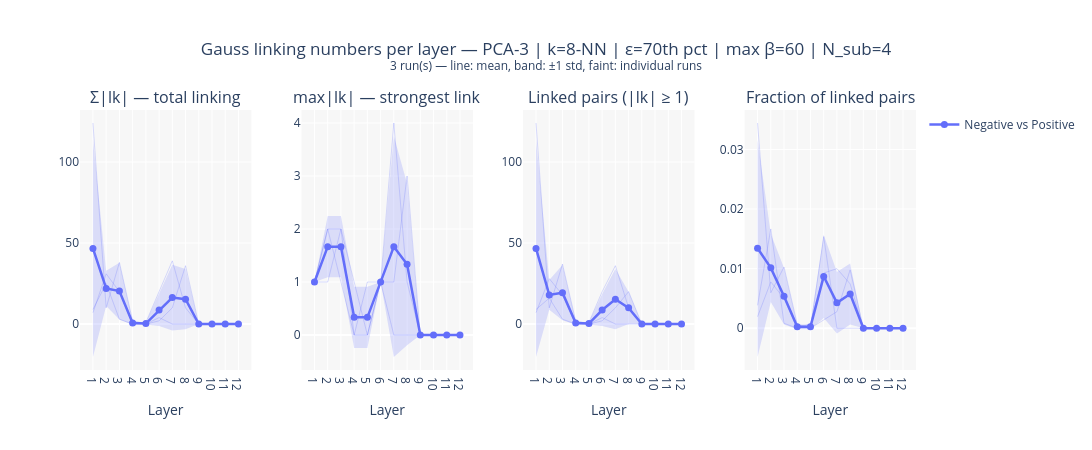
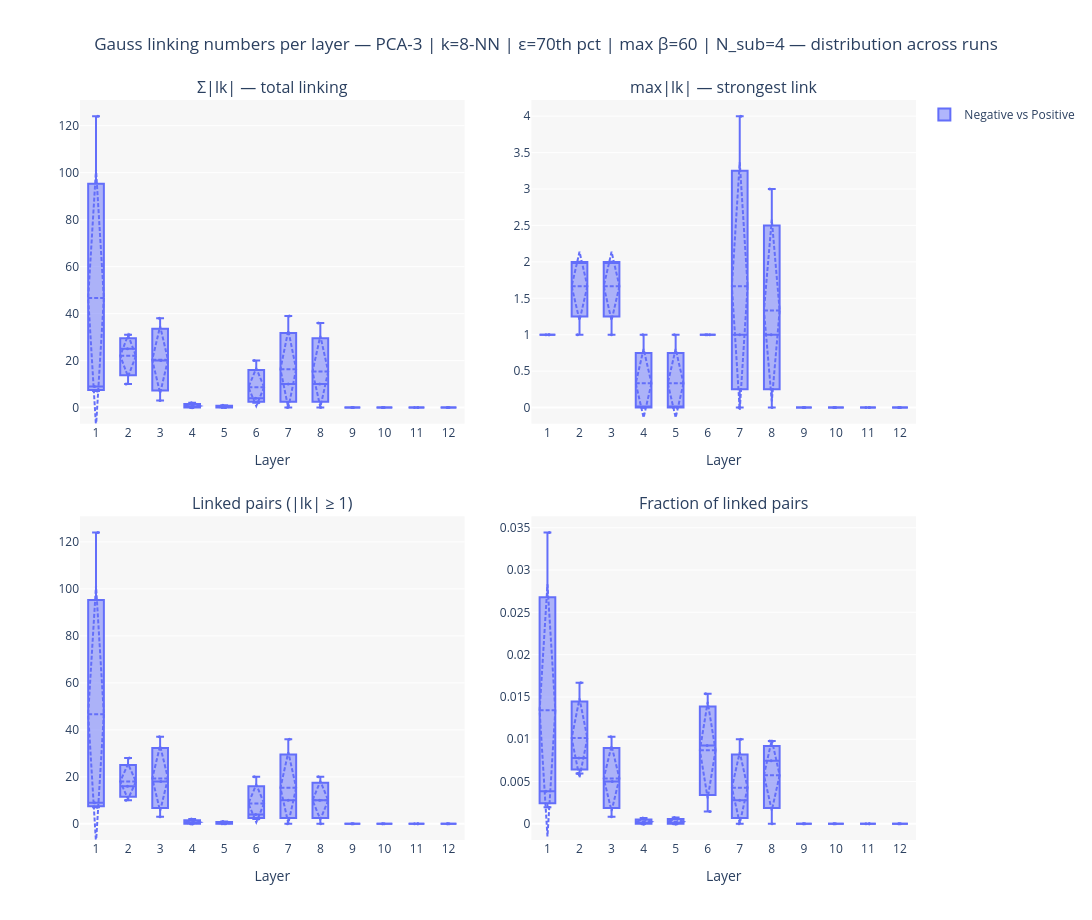

Notebook code cell kept with these figures, in order:
### Markdown cell above
### D.1 Linking numbers across runs

### Code cell
n_runs = len(runs)
pair_names = {p: f'{CLASS_NAMES[p[0]]} vs {CLASS_NAMES[p[1]]}' for p in CLASS_PAIRS}
link_data  = {pair_names[p]: {title: np.zeros((n_runs, len(ANALYSIS_LAYERS))) for title in LINK_METRICS.values()}
              for p in CLASS_PAIRS}
link_log   = []                                             # every individual result, for inspection

for r in range(n_runs):
    t0 = time.time()
    for j, l in enumerate(ANALYSIS_LAYERS):
        for pair, res in linking_for_run(r, l).items():
            for key, title in LINK_METRICS.items():
                link_data[pair_names[pair]][title][r, j] = res[key]
            link_log.append({'run': r, 'layer': l, 'pair': pair_names[pair], **res})
    print(f"Run {r + 1}/{n_runs} (seed {runs[r]['seed']}) done in {time.time() - t0:.1f}s")

link_log = pd.DataFrame(link_log)
print("Cycles found per class (β), mean over runs:")
display(link_log.groupby(['pair', 'layer'])[['beta_a', 'beta_b']].mean().unstack('pair').round(1))

link_summary = report_multirun(
    link_data, ANALYSIS_LAYERS,
    f'Gauss linking numbers per layer — {PROJECTION_METHOD.upper()}-3 | k={K_LINK}-NN | '
    f'ε={EPS_PCT}th pct | max β={MAX_CYCLES} | N_sub={N_SUB}')
# link_summary holds all statistics; link_log every individual (run, layer, pair) result.

### Figure 1 — Plotly figure (JSON) as saved in the notebook; plotly's stock layout.template omitted (floating-point values rounded to 4 significant figures)
{"data": [{"hoverinfo": "skip", "legendgroup": "Negative vs Positive", "line": {"color": "#636EFA", "width": 0.8}, "mode": "lines", "opacity": 0.3, "showlegend": false, "type": "scatter", "x": [1, 2, 3, 4, 5, 6, 7, 8, 9, 10, 11, 12], "xaxis": "x", "y": [7.0, 31.0, 20.0, 0.0, 1.0, 20.0, 39.0, 10.0, 0.0, 0.0, 0.0, 0.0], "yaxis": "y"}, {"hoverinfo": "skip", "legendgroup": "Negative vs Positive", "line": {"color": "#636EFA", "width": 0.8}, "mode": "lines", "opacity": 0.3, "showlegend": false, "type": "scatter", "x": [1, 2, 3, 4, 5, 6, 7, 8, 9, 10, 11, 12], "xaxis": "x", "y": [9.0, 25.0, 3.0, 0.0, 0.0, 4.0, 0.0, 0.0, 0.0, 0.0, 0.0, 0.0], "yaxis": "y"}, {"hoverinfo": "skip", "legendgroup": "Negative vs Positive", "line": {"color": "#636EFA", "width": 0.8}, "mode": "lines", "opacity": 0.3, "showlegend": false, "type": "scatter", "x": [1, 2, 3, 4, 5, 6, 7, 8, 9, 10, 11, 12], "xaxis": "x", "y": [124.0, 10.0, 38.0, 2.0, 0.0, 2.0, 10.0, 36.0, 0.0, 0.0, 0.0, 0.0], "yaxis": "y"}, {"fill": "toself", "fillcolor": "rgba(99,110,250,0.2)", "hoverinfo": "skip", "legendgroup": "Negative vs Positive", "line": {"width": 0}, "mode": "lines", "showlegend": false, "type": "scatter", "x": [1, 2, 3, 4, 5, 6, 7, 8, 9, 10, 11, 12, 12, 11, 10, 9, 8, 7, 6, 5, 4, 3, 2, 1], "xaxis": "x", "y": [113.6, 32.82, 37.84, 1.821, 0.9107, 18.53, 36.59, 33.92, 0.0, 0.0, 0.0, 0.0, 0.0, 0.0, 0.0, 0.0, -3.25, -3.923, -1.199, -0.244, -0.488, 2.831, 11.18, -20.31], "yaxis": "y"}, {"customdata": [[66.98, 7.0, 124.0], [10.82, 10.0, 31.0], [17.5, 3.0, 38.0], [1.155, 0.0, 2.0], [0.5774, 0.0, 1.0], [9.866, 2.0, 20.0], [20.26, 0.0, 39.0], [18.58, 0.0, 36.0], [0.0, 0.0, 0.0], [0.0, 0.0, 0.0], [0.0, 0.0, 0.0], [0.0, 0.0, 0.0]], "hovertemplate": "Layer %{x}<br>mean %{y:.4g} ± %{customdata[0]:.3g}<br>min %{customdata[1]:.4g} · max %{customdata[2]:.4g}<extra>Negative vs Positive</extra>", "legendgroup": "Negative vs Positive", "line": {"color": "#636EFA", "width": 2.5}, "marker": {"size": 7}, "mode": "lines+markers", "name": "Negative vs Positive", "showlegend": true, "type": "scatter", "x": [1, 2, 3, 4, 5, 6, 7, 8, 9, 10, 11, 12], "xaxis": "x", "y": [46.67, 22.0, 20.33, 0.6667, 0.3333, 8.667, 16.33, 15.33, 0.0, 0.0, 0.0, 0.0], "yaxis": "y"}, {"hoverinfo": "skip", "legendgroup": "Negative vs Positive", "line": {"color": "#636EFA", "width": 0.8}, "mode": "lines", "opacity": 0.3, "showlegend": false, "type": "scatter", "x": [1, 2, 3, 4, 5, 6, 7, 8, 9, 10, 11, 12], "xaxis": "x2", "y": [1.0, 2.0, 2.0, 0.0, 1.0, 1.0, 4.0, 1.0, 0.0, 0.0, 0.0, 0.0], "yaxis": "y2"}, {"hoverinfo": "skip", "legendgroup": "Negative vs Positive", "line": {"color": "#636EFA", "width": 0.8}, "mode": "lines", "opacity": 0.3, "showlegend": false, "type": "scatter", "x": [1, 2, 3, 4, 5, 6, 7, 8, 9, 10, 11, 12], "xaxis": "x2", "y": [1.0, 2.0, 1.0, 0.0, 0.0, 1.0, 0.0, 0.0, 0.0, 0.0, 0.0, 0.0], "yaxis": "y2"}, {"hoverinfo": "skip", "legendgroup": "Negative vs Positive", "line": {"color": "#636EFA", "width": 0.8}, "mode": "lines", "opacity": 0.3, "showlegend": false, "type": "scatter", "x": [1, 2, 3, 4, 5, 6, 7, 8, 9, 10, 11, 12], "xaxis": "x2", "y": [1.0, 1.0, 2.0, 1.0, 0.0, 1.0, 1.0, 3.0, 0.0, 0.0, 0.0, 0.0], "yaxis": "y2"}, {"fill": "toself", "fillcolor": "rgba(99,110,250,0.2)", "hoverinfo": "skip", "legendgroup": "Negative vs Positive", "line": {"width": 0}, "mode": "lines", "showlegend": false, "type": "scatter", "x": [1, 2, 3, 4, 5, 6, 7, 8, 9, 10, 11, 12, 12, 11, 10, 9, 8, 7, 6, 5, 4, 3, 2, 1], "xaxis": "x2", "y": [1.0, 2.244, 2.244, 0.9107, 0.9107, 1.0, 3.748, 2.861, 0.0, 0.0, 0.0, 0.0, 0.0, 0.0, 0.0, 0.0, -0.1942, -0.415, 1.0, -0.244, -0.244, 1.089, 1.089, 1.0], "yaxis": "y2"}, {"customdata": [[0.0, 1.0, 1.0], [0.5774, 1.0, 2.0], [0.5774, 1.0, 2.0], [0.5774, 0.0, 1.0], [0.5774, 0.0, 1.0], [0.0, 1.0, 1.0], [2.082, 0.0, 4.0], [1.528, 0.0, 3.0], [0.0, 0.0, 0.0], [0.0, 0.0, 0.0], [0.0, 0.0, 0.0], [0.0, 0.0, 0.0]], "hovertemplate": "Layer %{x}<br>mean %{y:.4g} ± %{customdata[0]:.3g}<br>min %{customdata[1]:.4g} · max %{customdata[2]:.4g}<extra>Negative vs Positive</extra>", "legendgroup": "Negative vs Positive", "line": {"color": "#636EFA", "width": 2.5}, "marker": {"size": 7}, "mode": "lines+markers", "name": "Negative vs Positive", "showlegend": false, "type": "scatter", "x": [1, 2, 3, 4, 5, 6, 7, 8, 9, 10, 11, 12], "xaxis": "x2", "y": [1.0, 1.667, 1.667, 0.3333, 0.3333, 1.0, 1.667, 1.333, 0.0, 0.0, 0.0, 0.0], "yaxis": "y2"}, {"hoverinfo": "skip", "legendgroup": "Negative vs Positive", "line": {"color": "#636EFA", "width": 0.8}, "mode": "lines", "opacity": 0.3, "showlegend": false, "type": "scatter", "x": [1, 2, 3, 4, 5, 6, 7, 8, 9, 10, 11, 12], "xaxis": "x3", "y": [7.0, 28.0, 18.0, 0.0, 1.0, 20.0, 36.0, 10.0, 0.0, 0.0, 0.0, 0.0], "yaxis": "y3"}, {"hoverinfo": "skip", "legendgroup": "Negative vs Positive", "line": {"color": "#636EFA", "width": 0.8}, "mode": "lines", "opacity": 0.3, "showlegend": false, "type": "scatter", "x": [1, 2, 3, 4, 5, 6, 7, 8, 9, 10, 11, 12], "xaxis": "x3", "y": [9.0, 16.0, 3.0, 0.0, 0.0, 4.0, 0.0, 0.0, 0.0, 0.0, 0.0, 0.0], "yaxis": "y3"}, {"hoverinfo": "skip", "legendgroup": "Negative vs Positive", "line": {"color": "#636EFA", "width": 0.8}, "mode": "lines", "opacity": 0.3, "showlegend": false, "type": "scatter", "x": [1, 2, 3, 4, 5, 6, 7, 8, 9, 10, 11, 12], "xaxis": "x3", "y": [124.0, 10.0, 37.0, 2.0, 0.0, 2.0, 10.0, 20.0, 0.0, 0.0, 0.0, 0.0], "yaxis": "y3"}, {"fill": "toself", "fillcolor": "rgba(99,110,250,0.2)", "hoverinfo": "skip", "legendgroup": "Negative vs Positive", "line": {"width": 0}, "mode": "lines", "showlegend": false, "type": "scatter", "x": [1, 2, 3, 4, 5, 6, 7, 8, 9, 10, 11, 12, 12, 11, 10, 9, 8, 7, 6, 5, 4, 3, 2, 1], "xaxis": "x3", "y": [113.6, 27.17, 36.37, 1.821, 0.9107, 18.53, 33.92, 20.0, 0.0, 0.0, 0.0, 0.0, 0.0, 0.0, 0.0, 0.0, 0.0, -3.25, -1.199, -0.244, -0.488, 2.294, 8.835, -20.31], "yaxis": "y3"}, {"customdata": [[66.98, 7.0, 124.0], [9.165, 10.0, 28.0], [17.04, 3.0, 37.0], [1.155, 0.0, 2.0], [0.5774, 0.0, 1.0], [9.866, 2.0, 20.0], [18.58, 0.0, 36.0], [10.0, 0.0, 20.0], [0.0, 0.0, 0.0], [0.0, 0.0, 0.0], [0.0, 0.0, 0.0], [0.0, 0.0, 0.0]], "hovertemplate": "Layer %{x}<br>mean %{y:.4g} ± %{customdata[0]:.3g}<br>min %{customdata[1]:.4g} · max %{customdata[2]:.4g}<extra>Negative vs Positive</extra>", "legendgroup": "Negative vs Positive", "line": {"color": "#636EFA", "width": 2.5}, "marker": {"size": 7}, "mode": "lines+markers", "name": "Negative vs Positive", "showlegend": false, "type": "scatter", "x": [1, 2, 3, 4, 5, 6, 7, 8, 9, 10, 11, 12], "xaxis": "x3", "y": [46.67, 18.0, 19.33, 0.6667, 0.3333, 8.667, 15.33, 10.0, 0.0, 0.0, 0.0, 0.0], "yaxis": "y3"}, {"hoverinfo": "skip", "legendgroup": "Negative vs Positive", "line": {"color": "#636EFA", "width": 0.8}, "mode": "lines", "opacity": 0.3, "showlegend": false, "type": "scatter", "x": [1, 2, 3, 4, 5, 6, 7, 8, 9, 10, 11, 12], "xaxis": "x4", "y": [0.001944, 0.007778, 0.005, 0.0, 0.0007496, 0.009259, 0.01, 0.00744, 0.0, 0.0, 0.0, 0.0], "yaxis": "y4"}, {"hoverinfo": "skip", "legendgroup": "Negative vs Positive", "line": {"color": "#636EFA", "width": 0.8}, "mode": "lines", "opacity": 0.3, "showlegend": false, "type": "scatter", "x": [1, 2, 3, 4, 5, 6, 7, 8, 9, 10, 11, 12], "xaxis": "x4", "y": [0.003846, 0.01667, 0.0008333, 0.0, 0.0, 0.01538, 0.0, 0.0, 0.0, 0.0, 0.0, 0.0], "yaxis": "y4"}, {"hoverinfo": "skip", "legendgroup": "Negative vs Positive", "line": {"color": "#636EFA", "width": 0.8}, "mode": "lines", "opacity": 0.3, "showlegend": false, "type": "scatter", "x": [1, 2, 3, 4, 5, 6, 7, 8, 9, 10, 11, 12], "xaxis": "x4", "y": [0.03444, 0.005952, 0.01028, 0.0006944, 0.0, 0.001462, 0.002778, 0.009804, 0.0, 0.0, 0.0, 0.0], "yaxis": "y4"}, {"fill": "toself", "fillcolor": "rgba(99,110,250,0.2)", "hoverinfo": "skip", "legendgroup": "Negative vs Positive", "line": {"width": 0}, "mode": "lines", "showlegend": false, "type": "scatter", "x": [1, 2, 3, 4, 5, 6, 7, 8, 9, 10, 11, 12, 12, 11, 10, 9, 8, 7, 6, 5, 4, 3, 2, 1], "xaxis": "x4", "y": [0.03165, 0.01586, 0.0101, 0.0006324, 0.0006827, 0.01568, 0.009421, 0.01086, 0.0, 0.0, 0.0, 0.0, 0.0, 0.0, 0.0, 0.0, 0.0006318, -0.0009027, 0.001724, -0.0001829, -0.0001695, 0.0006373, 0.0044, -0.004828], "yaxis": "y4"}, {"customdata": [[0.01824, 0.001944, 0.03444], [0.005732, 0.005952, 0.01667], [0.004733, 0.0008333, 0.01028], [0.0004009, 0.0, 0.0006944], [0.0004328, 0.0, 0.0007496], [0.006978, 0.001462, 0.01538], [0.005162, 0.0, 0.01], [0.005116, 0.0, 0.009804], [0.0, 0.0, 0.0], [0.0, 0.0, 0.0], [0.0, 0.0, 0.0], [0.0, 0.0, 0.0]], "hovertemplate": "Layer %{x}<br>mean %{y:.4g} ± %{customdata[0]:.3g}<br>min %{customdata[1]:.4g} · max %{customdata[2]:.4g}<extra>Negative vs Positive</extra>", "legendgroup": "Negative vs Positive", "line": {"color": "#636EFA", "width": 2.5}, "marker": {"size": 7}, "mode": "lines+markers", "name": "Negative vs Positive", "showlegend": false, "type": "scatter", "x": [1, 2, 3, 4, 5, 6, 7, 8, 9, 10, 11, 12], "xaxis": "x4", "y": [0.01341, 0.01013, 0.00537, 0.0002315, 0.0002499, 0.008702, 0.004259, 0.005748, 0.0, 0.0, 0.0, 0.0], "yaxis": "y4"}], "layout": {"annotations": [{"font": {"size": 16}, "showarrow": false, "text": "Σ|lk| — total linking", "x": 0.1025, "xanchor": "center", "xref": "paper", "y": 1, "yanchor": "bottom", "yref": "paper"}, {"font": {"size": 16}, "showarrow": false, "text": "max|lk| — strongest link", "x": 0.3675, "xanchor": "center", "xref": "paper", "y": 1, "yanchor": "bottom", "yref": "paper"}, {"font": {"size": 16}, "showarrow": false, "text": "Linked pairs (|lk| ≥ 1)", "x": 0.6325, "xanchor": "center", "xref": "paper", "y": 1, "yanchor": "bottom", "yref": "paper"}, {"font": {"size": 16}, "showarrow": false, "text": "Fraction of linked pairs", "x": 0.8975, "xanchor": "center", "xref": "paper", "y": 1, "yanchor": "bottom", "yref": "paper"}], "height": 450, "legend": {"x": 1.01, "xanchor": "left", "y": 1}, "margin": {"t": 110}, "plot_bgcolor": "#f7f7f7", "title": {"text": "Gauss linking numbers per layer — PCA-3 | k=8-NN | ε=70th pct | max β=60 | N_sub=4<br><sup>3 run(s) — line: mean, band: ±1 std, faint: individual runs</sup>", "x": 0.5, "xanchor": "center"}, "width": 1520, "xaxis": {"anchor": "y", "domain": [0, 0.205], "tickmode": "array", "tickvals": [1, 2, 3, 4, 5, 6, 7, 8, 9, 10, 11, 12], "title": {"text": "Layer"}}, "xaxis2": {"anchor": "y2", "domain": [0.265, 0.47], "tickmode": "array", "tickvals": [1, 2, 3, 4, 5, 6, 7, 8, 9, 10, 11, 12], "title": {"text": "Layer"}}, "xaxis3": {"anchor": "y3", "domain": [0.53, 0.735], "tickmode": "array", "tickvals": [1, 2, 3, 4, 5, 6, 7, 8, 9, 10, 11, 12], "title": {"text": "Layer"}}, "xaxis4": {"anchor": "y4", "domain": [0.795, 1], "tickmode": "array", "tickvals": [1, 2, 3, 4, 5, 6, 7, 8, 9, 10, 11, 12], "title": {"text": "Layer"}}, "yaxis": {"anchor": "x", "domain": [0, 1]}, "yaxis2": {"anchor": "x2", "domain": [0, 1]}, "yaxis3": {"anchor": "x3", "domain": [0, 1]}, "yaxis4": {"anchor": "x4", "domain": [0, 1]}}}

### Figure 2 — Plotly figure (JSON) as saved in the notebook; plotly's stock layout.template omitted (floating-point values rounded to 4 significant figures)
{"data": [{"boxmean": "sd", "boxpoints": "all", "jitter": 0.3, "legendgroup": "Negative vs Positive", "marker": {"color": "#636EFA", "size": 3}, "name": "Negative vs Positive", "offsetgroup": "Negative vs Positive", "pointpos": 0, "showlegend": true, "type": "box", "x": [1, 2, 3, 4, 5, 6, 7, 8, 9, 10, 11, 12, 1, 2, 3, 4, 5, 6, 7, 8, 9, 10, 11, 12, 1, 2, 3, 4, 5, 6, 7, 8, 9, 10, 11, 12], "xaxis": "x", "y": [7.0, 31.0, 20.0, 0.0, 1.0, 20.0, 39.0, 10.0, 0.0, 0.0, 0.0, 0.0, 9.0, 25.0, 3.0, 0.0, 0.0, 4.0, 0.0, 0.0, 0.0, 0.0, 0.0, 0.0, 124.0, 10.0, 38.0, 2.0, 0.0, 2.0, 10.0, 36.0, 0.0, 0.0, 0.0, 0.0], "yaxis": "y"}, {"boxmean": "sd", "boxpoints": "all", "jitter": 0.3, "legendgroup": "Negative vs Positive", "marker": {"color": "#636EFA", "size": 3}, "name": "Negative vs Positive", "offsetgroup": "Negative vs Positive", "pointpos": 0, "showlegend": false, "type": "box", "x": [1, 2, 3, 4, 5, 6, 7, 8, 9, 10, 11, 12, 1, 2, 3, 4, 5, 6, 7, 8, 9, 10, 11, 12, 1, 2, 3, 4, 5, 6, 7, 8, 9, 10, 11, 12], "xaxis": "x2", "y": [1.0, 2.0, 2.0, 0.0, 1.0, 1.0, 4.0, 1.0, 0.0, 0.0, 0.0, 0.0, 1.0, 2.0, 1.0, 0.0, 0.0, 1.0, 0.0, 0.0, 0.0, 0.0, 0.0, 0.0, 1.0, 1.0, 2.0, 1.0, 0.0, 1.0, 1.0, 3.0, 0.0, 0.0, 0.0, 0.0], "yaxis": "y2"}, {"boxmean": "sd", "boxpoints": "all", "jitter": 0.3, "legendgroup": "Negative vs Positive", "marker": {"color": "#636EFA", "size": 3}, "name": "Negative vs Positive", "offsetgroup": "Negative vs Positive", "pointpos": 0, "showlegend": false, "type": "box", "x": [1, 2, 3, 4, 5, 6, 7, 8, 9, 10, 11, 12, 1, 2, 3, 4, 5, 6, 7, 8, 9, 10, 11, 12, 1, 2, 3, 4, 5, 6, 7, 8, 9, 10, 11, 12], "xaxis": "x3", "y": [7.0, 28.0, 18.0, 0.0, 1.0, 20.0, 36.0, 10.0, 0.0, 0.0, 0.0, 0.0, 9.0, 16.0, 3.0, 0.0, 0.0, 4.0, 0.0, 0.0, 0.0, 0.0, 0.0, 0.0, 124.0, 10.0, 37.0, 2.0, 0.0, 2.0, 10.0, 20.0, 0.0, 0.0, 0.0, 0.0], "yaxis": "y3"}, {"boxmean": "sd", "boxpoints": "all", "jitter": 0.3, "legendgroup": "Negative vs Positive", "marker": {"color": "#636EFA", "size": 3}, "name": "Negative vs Positive", "offsetgroup": "Negative vs Positive", "pointpos": 0, "showlegend": false, "type": "box", "x": [1, 2, 3, 4, 5, 6, 7, 8, 9, 10, 11, 12, 1, 2, 3, 4, 5, 6, 7, 8, 9, 10, 11, 12, 1, 2, 3, 4, 5, 6, 7, 8, 9, 10, 11, 12], "xaxis": "x4", "y": [0.001944, 0.007778, 0.005, 0.0, 0.0007496, 0.009259, 0.01, 0.00744, 0.0, 0.0, 0.0, 0.0, 0.003846, 0.01667, 0.0008333, 0.0, 0.0, 0.01538, 0.0, 0.0, 0.0, 0.0, 0.0, 0.0, 0.03444, 0.005952, 0.01028, 0.0006944, 0.0, 0.001462, 0.002778, 0.009804, 0.0, 0.0, 0.0, 0.0], "yaxis": "y4"}], "layout": {"annotations": [{"font": {"size": 16}, "showarrow": false, "text": "Σ|lk| — total linking", "x": 0.23, "xanchor": "center", "xref": "paper", "y": 1, "yanchor": "bottom", "yref": "paper"}, {"font": {"size": 16}, "showarrow": false, "text": "max|lk| — strongest link", "x": 0.77, "xanchor": "center", "xref": "paper", "y": 1, "yanchor": "bottom", "yref": "paper"}, {"font": {"size": 16}, "showarrow": false, "text": "Linked pairs (|lk| ≥ 1)", "x": 0.23, "xanchor": "center", "xref": "paper", "y": 0.4375, "yanchor": "bottom", "yref": "paper"}, {"font": {"size": 16}, "showarrow": false, "text": "Fraction of linked pairs", "x": 0.77, "xanchor": "center", "xref": "paper", "y": 0.4375, "yanchor": "bottom", "yref": "paper"}], "boxmode": "group", "height": 920, "legend": {"x": 1.01, "xanchor": "left", "y": 1}, "plot_bgcolor": "#f7f7f7", "title": {"text": "Gauss linking numbers per layer — PCA-3 | k=8-NN | ε=70th pct | max β=60 | N_sub=4 — distribution across runs", "x": 0.5, "xanchor": "center"}, "width": 1650, "xaxis": {"anchor": "y", "domain": [0, 0.46], "tickmode": "array", "tickvals": [1, 2, 3, 4, 5, 6, 7, 8, 9, 10, 11, 12], "title": {"text": "Layer"}}, "xaxis2": {"anchor": "y2", "domain": [0.54, 1], "tickmode": "array", "tickvals": [1, 2, 3, 4, 5, 6, 7, 8, 9, 10, 11, 12], "title": {"text": "Layer"}}, "xaxis3": {"anchor": "y3", "domain": [0, 0.46], "tickmode": "array", "tickvals": [1, 2, 3, 4, 5, 6, 7, 8, 9, 10, 11, 12], "title": {"text": "Layer"}}, "xaxis4": {"anchor": "y4", "domain": [0.54, 1], "tickmode": "array", "tickvals": [1, 2, 3, 4, 5, 6, 7, 8, 9, 10, 11, 12], "title": {"text": "Layer"}}, "yaxis": {"anchor": "x", "domain": [0.5625, 1]}, "yaxis2": {"anchor": "x2", "domain": [0.5625, 1]}, "yaxis3": {"anchor": "x3", "domain": [0, 0.4375]}, "yaxis4": {"anchor": "x4", "domain": [0, 0.4375]}}}
